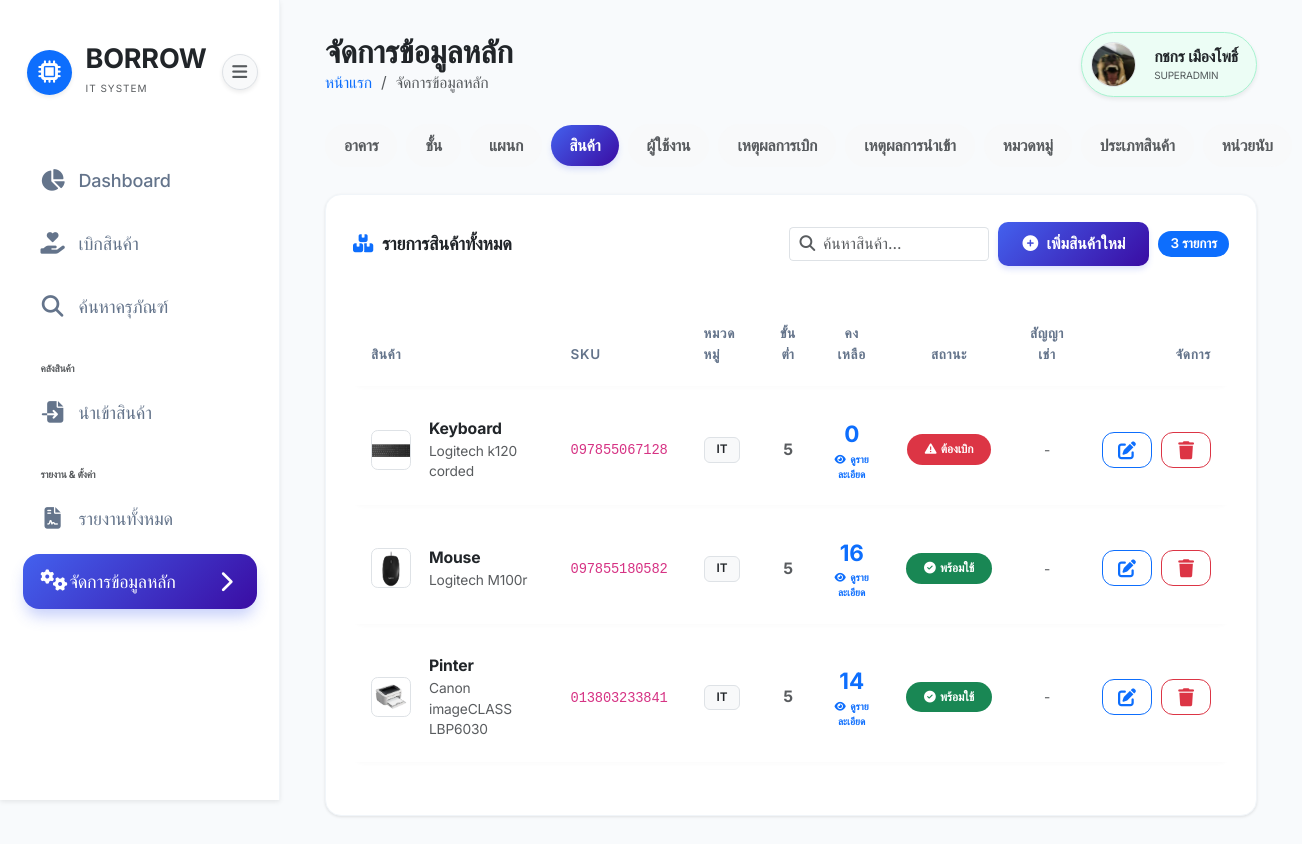
The app's page /pages/settings.php?tab=products (signed in) with its own data.
### tables this page shows
CREATE TABLE `products` (
  `id` int(11) NOT NULL,
  `sku` varchar(50) NOT NULL,
  `name` varchar(255) NOT NULL,
  `category` varchar(100) DEFAULT NULL,
  `brand` varchar(100) DEFAULT NULL,
  `model` varchar(100) DEFAULT NULL,
  `spec` text DEFAULT NULL,
  `price` decimal(10,2) DEFAULT 0.00,
  `unit` varchar(50) DEFAULT 'เธเธดเนเธ',
  `min_alert` int(11) DEFAULT 5,
  `image` varchar(255) DEFAULT 'default_product.png',
  `created_at` timestamp NOT NULL DEFAULT current_timestamp()
);

### pages/settings.php (the view, shortened to what this page needs)
<?php
require_once '../config/db.php';
try {
    $pdo->exec("ALTER TABLE products MODIFY COLUMN rental_duration DATE NULL");
} catch (PDOException $e) { }
$products = $pdo->query("SELECT p.*,
    COUNT(ps.id) as serial_count,
    SUM(CASE WHEN ps.status = 'available' THEN 1 ELSE 0 END) as available_count
    FROM products p
    LEFT JOIN product_serials ps ON p.id = ps.product_id
    GROUP BY p.id
    ORDER BY p.name ASC")->fetchAll();
$allowed_tabs = ['buildings', 'floors', 'departments', 'product_types', 'products', 'users', 'borrow', 'import', 'categories', 'units'];
$active_tab = isset($_GET['tab']) && in_array($_GET['tab'], $allowed_tabs, true) ? $_GET['tab'] : 'buildings';
require_once '../includes/header.php';
?>
<div class="d-none d-lg-flex align-items-center justify-content-between gap-2 mb-4">
    <a href="?tab=buildings" class="btn btn-sm rounded-pill px-3 py-2 <?= $active_tab == 'buildings' ? 'btn-primary' : 'btn-light text-muted' ?> text-nowrap">อาคาร</a>
    <a href="?tab=floors" class="btn btn-sm rounded-pill px-3 py-2 <?= $active_tab == 'floors' ? 'btn-primary' : 'btn-light text-muted' ?> text-nowrap">ชั้น</a>
    <a href="?tab=departments" class="btn btn-sm rounded-pill px-3 py-2 <?= $active_tab == 'departments' ? 'btn-primary' : 'btn-light text-muted' ?> text-nowrap">แผนก</a>
    <a href="?tab=products" class="btn btn-sm rounded-pill px-3 py-2 <?= $active_tab == 'products' ? 'btn-primary' : 'btn-light text-muted' ?> text-nowrap">สินค้า</a>
    <a href="?tab=users" class="btn btn-sm rounded-pill px-3 py-2 <?= $active_tab == 'users' ? 'btn-primary' : 'btn-light text-muted' ?> text-nowrap">ผู้ใช้งาน</a>
    <a href="?tab=borrow" class="btn btn-sm rounded-pill px-3 py-2 <?= $active_tab == 'borrow' ? 'btn-primary' : 'btn-light text-muted' ?> text-nowrap">เหตุผลการเบิก</a>
    <a href="?tab=import" class="btn btn-sm rounded-pill px-3 py-2 <?= $active_tab == 'import' ? 'btn-primary' : 'btn-light text-muted' ?> text-nowrap">เหตุผลการนำเข้า</a>
    <a href="?tab=categories" class="btn btn-sm rounded-pill px-3 py-2 <?= $active_tab == 'categories' ? 'btn-primary' : 'btn-light text-muted' ?> text-nowrap">หมวดหมู่</a>
    <a href="?tab=product_types" class="btn btn-sm rounded-pill px-3 py-2 <?= $active_tab == 'product_types' ? 'btn-primary' : 'btn-light text-muted' ?> text-nowrap">ประเภทสินค้า</a>
    <a href="?tab=units" class="btn btn-sm rounded-pill px-3 py-2 <?= $active_tab == 'units' ? 'btn-primary' : 'btn-light text-muted' ?> text-nowrap">หน่วยนับ</a>
</div>
<div class="tab-content">
    <div class="tab-pane fade <?= $active_tab == 'products' ? 'show active' : '' ?>" id="tabProducts">
        <div class="card p-4">
            <div class="d-flex justify-content-between align-items-center mb-4 flex-wrap gap-2">
                <h6 class="fw-bold mb-0"><i class="fas fa-boxes text-primary me-2"></i>รายการสินค้าทั้งหมด</h6>
                <div class="d-flex align-items-center gap-2">
                    <div class="input-group input-group-sm" style="width: 200px;">
                        <span class="input-group-text bg-white border-end-0"><i class="fas fa-search text-muted"></i></span>
                        <input type="text" class="form-control border-start-0 ps-0" placeholder="ค้นหาสินค้า..." onkeyup="filterTable(this, 'tabProducts')">
                    </div>
                    <button class="btn btn-primary btn-sm fw-bold" onclick="addProduct()">
                        <i class="fas fa-plus-circle me-1"></i> เพิ่มสินค้าใหม่
                    </button>
                    <span class="badge bg-primary rounded-pill"><?= count($products) ?> รายการ</span>
                </div>
            </div>
            <div class="table-responsive">
                <table class="table align-middle table-hover small">
                    <thead class="table-light">
                        <tr>
                            <th>สินค้า</th>
                            <th>SKU</th>
                            <th>หมวดหมู่</th>
                            <th class="text-center">ขั้นต่ำ</th>
                            <th class="text-center">คงเหลือ</th>
                            <th class="text-center">สถานะ</th>
                            <th class="text-center">สัญญาเช่า</th>
                            <th class="text-end">จัดการ</th>
                        </tr>
                    </thead>
                    <tbody>
                        <?php foreach ($products as $p): $min = $p["min_alert"] ?? 0; $avail = $p["available_count"] ?? 0; $needed = max(0, $min - $avail); ?>
                        <tr>
                            <td>
                                <div class="d-flex align-items-center gap-3">
                                    <img src="../assets/images/<?= $p['image'] ?>" class="rounded border" width="40" height="40" style="object-fit: cover;" onerror="this.src='../assets/images/default_product.png'">
                                    <div>
                                        <div class="fw-bold"><?= htmlspecialchars($p['name']) ?></div>
                                        <div class="text-muted small"><?= htmlspecialchars($p['brand'] ?? '') ?> <?= htmlspecialchars($p['model'] ?? '') ?></div>
                                    </div>
                                </div>
                            </td>
                            <td><code><?= htmlspecialchars($p['sku']) ?></code></td>
                            <td><span class="badge bg-light text-dark border"><?= htmlspecialchars($p['category'] ?? '-') ?></span></td>
                            <td class="text-center fw-bold text-muted"><?= $min ?></td>
                            <td class="text-center">
                                <div class="fw-bold text-primary fs-5"><?= $avail ?></div>
                                <button class="btn btn-sm btn-link text-decoration-none p-0" style="font-size: 10px;" onclick="viewSerials(<?= $p['id'] ?>, '<?= htmlspecialchars($p['name'], ENT_QUOTES) ?>')">
                                    <i class="fas fa-eye me-1"></i>ดูรายละเอียด
                                </button>
                            </td>
                            <td class="text-center">
                                <?php if ($needed > 0): ?>
                                    <span class="badge bg-danger rounded-pill px-3 py-2 animate-pulse">
                                        <i class="fas fa-exclamation-triangle me-1"></i>ต้องเบิก
                                    </span>
                                <?php else: ?>
                                    <span class="badge bg-success rounded-pill px-3 py-2">
                                        <i class="fas fa-check-circle me-1"></i>พร้อมใช้
                                    </span>
                                <?php endif; ?>
                            </td>
                            <td class="text-center">
                                <?php
                                if (!empty($p['rental_duration']) && $p['rental_duration'] !== '0000-00-00' && $p['rental_duration'] !== '0' && $p['rental_duration'] !== '1970-01-01') {
                                    $end_date = new DateTime($p['rental_duration']);
                                    $now = new DateTime();
                                    $now->setTime(0, 0, 0);
                                    $end_date->setTime(0, 0, 0);
                                    if ($end_date < $now) {
                                        echo '<span class="badge bg-danger"><i class="fas fa-times-circle me-1"></i>หมดสัญญา</span>';
                                    } else {
                                        $diff = $now->diff($end_date);
                                        $parts = [];
                                        if ($diff->y > 0) $parts[] = $diff->y . ' ปี';
                                        if ($diff->m > 0) $parts[] = $diff->m . ' เดือน';
                                        if ($diff->d > 0) $parts[] = $diff->d . ' วัน';
                                        $text = empty($parts) ? 'ครบกำหนดวันนี้' : implode(' ', $parts);
                                        echo '<span class="badge bg-warning text-dark"><i class="fas fa-clock me-1"></i>' . $text . '</span>';
                                    }
                                    echo '<div class="small text-muted mt-1">' . date('d/m/Y', strtotime($p['rental_duration'])) . '</div>';
                                } else {
                                    echo '<span class="text-muted small">-</span>';
                                }
                                ?>
                            </td>
                            <td class="text-end">
                                <div class="d-flex justify-content-end gap-2">
                                    <button class="btn btn-outline-primary" style="width: 46px; height: 36px; border-radius: 12px; display: flex; align-items: center; justify-content: center;" onclick="editProduct(<?= htmlspecialchars(json_encode($p)) ?>)" title="แก้ไข">
                                        <i class="fas fa-edit"></i>
                                    </button>
                                    <button class="btn btn-outline-danger" style="width: 46px; height: 36px; border-radius: 12px; display: flex; align-items: center; justify-content: center;" onclick="deleteProduct(<?= $p['id'] ?>, '<?= htmlspecialchars($p['name'], ENT_QUOTES) ?>')" title="ลบ">
                                        <i class="fas fa-trash"></i>
                                    </button>
                                </div>
                            </td>
                        </tr>
                        <?php endforeach; ?>
                    </tbody>
                </table>
            </div>
        </div>
    </div>
</div>
<?php require_once '../includes/footer.php'; ?>

### assets/css/style.css (style rules this page uses)
:root { --primary-color: #4361ee; --primary-gradient: linear-gradient(135deg, #4361ee 0%, #3a0ca3 100%); --secondary-color: #3f37c9; --accent-color: #4cc9f0; --success-color: #4cc9f0; --warning-color: #f72585; --danger-color: #ef4444; --dark-bg: #0f172a; --sidebar-bg: #ffffff; --card-bg: #ffffff; --text-main: #1e293b; --text-muted: #64748b; --border-color: #f1f5f9; --radius-sm: 10px; --radius-md: 16px; --radius-lg: 24px; --shadow-sm: 0 1px 3px rgba(0, 0, 0, 0.1); --shadow-md: 0 10px 15px -3px rgba(0, 0, 0, 0.1), 0 4px 6px -2px rgba(0, 0, 0, 0.05); --shadow-lg: 0 20px 25px -5px rgba(0, 0, 0, 0.1), 0 10px 10px -5px rgba(0, 0, 0, 0.04); --glass-bg: rgba(255, 255, 255, 0.7); --glass-border: rgba(255, 255, 255, 0.3); }
html { font-size: clamp(14px, 0.5vw + 12px, 18px); }
body { font-family: 'Inter', 'Sarabun', sans-serif; background-color: #f8fafc; color: var(--text-main); overflow-x: hidden; letter-spacing: -0.01em; }
.card { border: 1px solid var(--border-color); border-radius: var(--radius-md); box-shadow: var(--shadow-sm); transition: all 0.3s cubic-bezier(0.4, 0, 0.2, 1); background: white; }
.btn { border-radius: var(--radius-sm); padding: 10px 24px; font-weight: 600; transition: all 0.3s cubic-bezier(0.4, 0, 0.2, 1); }
.btn-primary { background: var(--primary-gradient); border: none; box-shadow: 0 4px 6px -1px rgba(67, 97, 238, 0.2); }
.table { border-collapse: separate; border-spacing: 0 8px; }
.table tr { background: white; box-shadow: 0 2px 4px rgba(0, 0, 0, 0.02); border-radius: var(--radius-sm); }
.table td, .table th { padding: 1.25rem 1rem; border: none !important; }
.table thead th { background: transparent; color: var(--text-muted); font-weight: 600; text-transform: uppercase; font-size: 0.75rem; letter-spacing: 0.05em; }
.badge { padding: 6px 12px; font-weight: 600; border-radius: 6px; }

### records on screen
products: image (picture), name "Keyboard", brand "Logitech", model "k120 corded", sku "097855067128", category "IT", min_alert "5", avail "0", shows "ต้องเบิก"
products: image (picture), name "Mouse", brand "Logitech", model "M100r", sku "097855180582", category "IT", min_alert "5", avail "16", shows "พร้อมใช้"
products: image (picture), name "Pinter", brand "Canon", model "imageCLASS LBP6030", sku "013803233841", category "IT", min_alert "5", avail "14", shows "พร้อมใช้"

### other values on screen
$page_title "จัดการข้อมูลหลัก"
$_SESSION['user_name'] "กชกร เมืองโพธิ์"
$_SESSION['user_role'] "SUPERADMIN"
count($products) "3"
